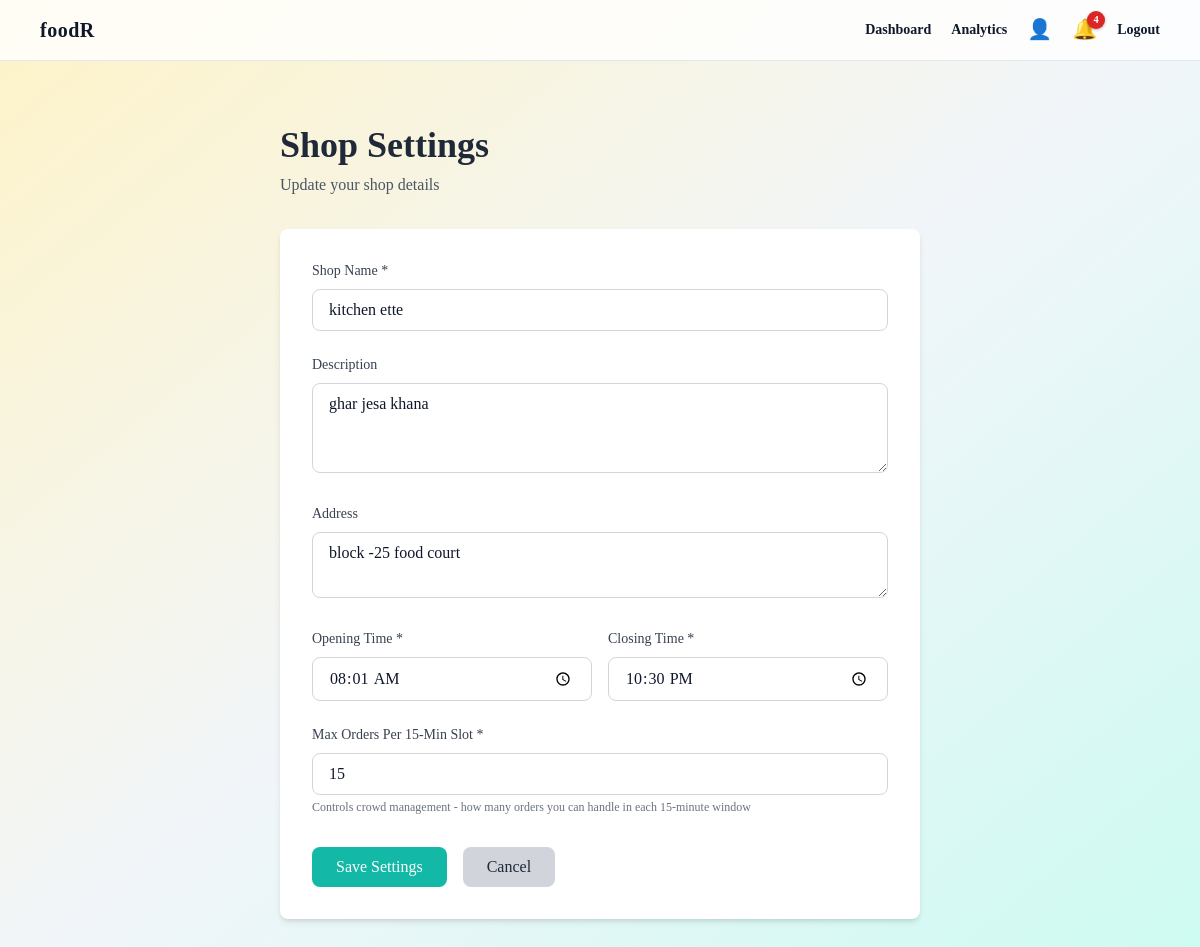
/owner/settings/ (signed in), run on the app's committed database.
### shops/models.py (models this page shows, shortened)
class Shop(models.Model):
    name = models.CharField(max_length=150)
    description = models.TextField(blank=True)
    address = models.TextField(blank=True)
    phone_number = models.CharField(max_length=15, blank=True, help_text="Shop contact number")
    email = models.EmailField(blank=True, help_text="Shop contact email")
    owner = models.ForeignKey(settings.AUTH_USER_MODEL, on_delete=models.CASCADE)
    opening_time = models.TimeField()
    closing_time = models.TimeField()
    max_orders_per_slot = models.PositiveIntegerField(default=5)
    created_at = models.DateTimeField(auto_now_add=True)

### shops/views.py (the view)
# urls.py: path("owner/settings/", edit_shop_settings, name="edit_shop_settings"),
@login_required
@shop_owner_required
def edit_shop_settings(request):
    shop = get_object_or_404(Shop, owner=request.user)
    if request.method == "POST":
        form = ShopForm(request.POST, instance=shop)
        if form.is_valid():
            form.save()
            messages.success(request, "Shop settings updated successfully!")
            return redirect("shops:owner_dashboard")
    else:
        form = ShopForm(instance=shop)
    return render(request, "shops/shop_settings.html", {"form": form, "shop": shop})

### accounts/context_processors.py (called while the page is built)
def notification_count(request):
    if request.user.is_authenticated:
        unread_count = Notification.objects.filter(user=request.user, is_read=False).count()
        return {'unread_notifications_count': unread_count}
    return {'unread_notifications_count': 0}

### templates/shops/shop_settings.html (shortened to what this page needs)
{% extends "base.html" %}
{% block content %}
<div class="max-w-2xl mx-auto px-4 py-8">
    <div class="mb-8">
        <h1 class="text-4xl font-bold text-gray-800 mb-2">Shop Settings</h1>
        <p class="text-gray-600">Update your shop details</p>
    </div>
    <div class="bg-white rounded-lg shadow-md p-8">
        <form method="post">
            <div class="space-y-6">
                <div>
                    <label for="{{ form.name.id_for_label }}" class="block text-sm font-medium text-gray-700 mb-2">
                        Shop Name *
                    </label>
                    {{ form.name }}
                </div>
                <div>
                    <label for="{{ form.description.id_for_label }}" class="block text-sm font-medium text-gray-700 mb-2">
                        Description
                    </label>
                    {{ form.description }}
                </div>
                <div>
                    <label for="{{ form.address.id_for_label }}" class="block text-sm font-medium text-gray-700 mb-2">
                        Address
                    </label>
                    {{ form.address }}
                </div>
                <div class="grid grid-cols-2 gap-4">
                    <div>
                        <label for="{{ form.opening_time.id_for_label }}" class="block text-sm font-medium text-gray-700 mb-2">
                            Opening Time *
                        </label>
                        {{ form.opening_time }}
                    </div>
                    <div>
                        <label for="{{ form.closing_time.id_for_label }}" class="block text-sm font-medium text-gray-700 mb-2">
                            Closing Time *
                        </label>
                        {{ form.closing_time }}
                    </div>
                </div>
                <div>
                    <label for="{{ form.max_orders_per_slot.id_for_label }}" class="block text-sm font-medium text-gray-700 mb-2">
                        Max Orders Per 15-Min Slot *
                    </label>
                    {{ form.max_orders_per_slot }}
                    <p class="mt-1 text-xs text-gray-500">Controls crowd management - how many orders you can handle in each 15-minute window</p>
                </div>
            </div>
            <div class="flex gap-4 mt-8">
                <button type="submit" class="bg-teal-500 hover:bg-teal-600 text-white px-6 py-2 rounded-lg font-medium transition">
                    Save Settings
                </button>
                <a href="{% url 'shops:owner_dashboard' %}" class="bg-gray-300 hover:bg-gray-400 text-gray-800 px-6 py-2 rounded-lg font-medium transition">
                    Cancel
                </a>
            </div>
        </form>
    </div>
</div>
{% endblock %}

### templates/base.html (style rules this page uses)
:root { --brand-ink: #0f172a; --brand-accent: #0f766e; --brand-warm: #f59e0b; }
body { font-family: "Palatino Linotype", "Book Antiqua", Palatino, "Times New Roman", serif; }

### data on the page
Shop: name "kitchen ette", description "ghar jesa khana", address "block -25 food court", opening_time "08:01:00", closing_time "22:30:00", max_orders_per_slot "15"

### other printed values
{{ unread_notifications_count }} "4"
